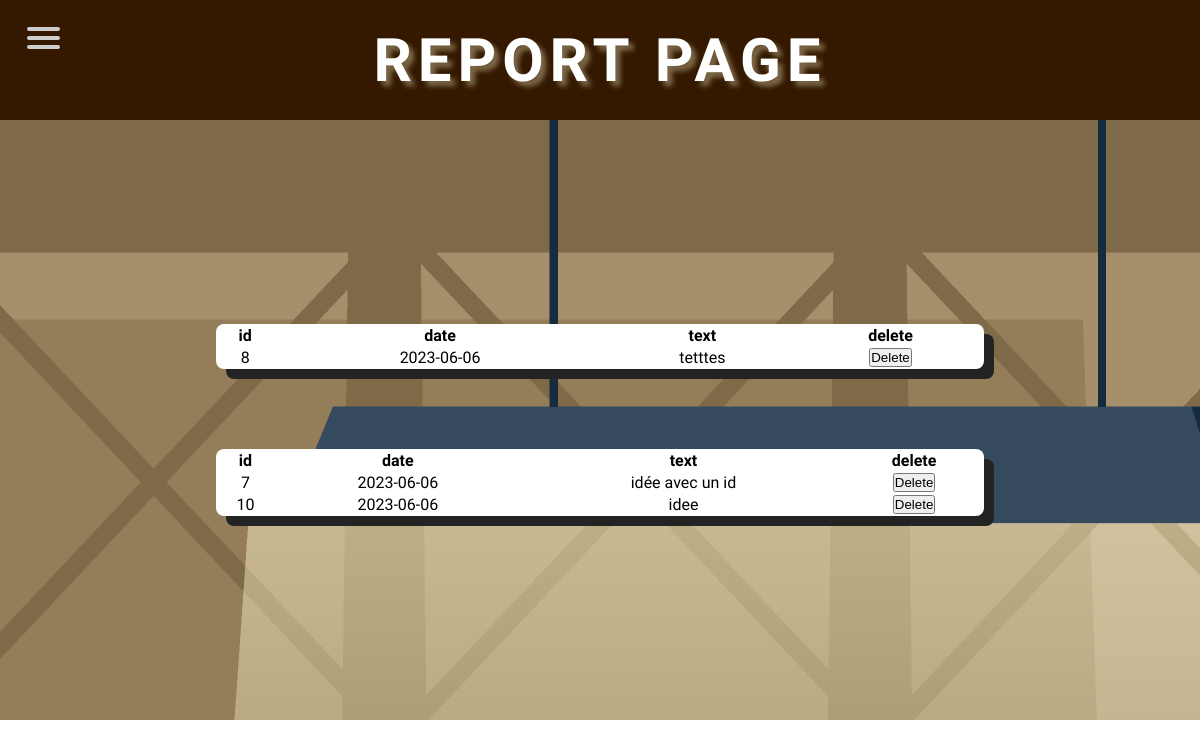
The app's page /html/report.php (signed in) with its own data.
### tables this page shows
CREATE TABLE `report` (
  `id` int(11) NOT NULL,
  `type` varchar(8) NOT NULL,
  `text` varchar(1000) NOT NULL,
  `date` varchar(10) NOT NULL
);

### html/request.php (called while the page is built, shortened)
<?php
function request($phpRequest, $isUnique, $params = NULL) {
  try {
    require("connexion.php");
    $req = $conn->prepare($phpRequest);
    if (isset($params)) {
      $req->execute($params);
    } else {
      $req->execute();
    }
    if ($isUnique)
      $resultat = $req->fetch();
    else
      $resultat = $req->fetchAll(PDO::FETCH_ASSOC);
    return $resultat;
  } catch (Exception $e) {
    die("Erreur : " . $e->getMessage());
  }
}
?>

### html/report.php (the view, shortened to what this page needs)
<?php require("request.php"); ?>
<?php
try{
    if(isset($_SESSION['authentifie'])) {
        $admin = request("SELECT * FROM acc WHERE email = ?", true, array($_SESSION['email']));
    }
}
catch (Exception $e) {
	die("Erreur : " . $e->getMessage());
}
?>
<!DOCTYPE html>
<html lang="en">
<head>
  <?php include("head.php"); ?>
  <link rel="stylesheet" href="../CSS/report.css">
</head>
<body>
    <?php include("nav.php"); ?>
    <header>
        <h1>Report Page</h1>
    </header>
    <main>
        <div class="container">
            <div class="bugBox">
                <?php
                    if($admin['admin'] == 1) {
                        $res = request("SELECT * FROM report WHERE type='bug'", false);
                        echo "<table>
                                <tr>
                                    <th>id</th>
                                    <th>date</th>
                                    <th>text</th>
                                    <th>delete</th>
                                </tr>";
                        foreach($res as $row) {
                            echo "<tr>";
                            echo "<td>$row[id]</td>";
                            echo "<td>$row[date]</td>";
                            echo "<td>$row[text]</td>";
                            echo '<td><form action="" method="post"><input type="hidden" name="id" value="' . $row["id"] . '"><input type="submit" name="delete" value="Delete"></form> </td>';
                            echo "</tr>";
                        }
                        echo "</table>";
                    }
                ?>
            </div>
            <div class="ideaBox">
                <?php
                    if($admin['admin'] == 1) {
                        $res = request("SELECT * FROM report WHERE type='idea'", false);
                        echo "<table>
                                <tr>
                                    <th>id</th>
                                    <th>date</th>
                                    <th>text</th>
                                    <th>delete</th>
                                </tr>";
                        foreach($res as $row) {
                            echo "<tr>";
                            echo "<td>$row[id]</td>";
                            echo "<td>$row[date]</td>";
                            echo "<td>$row[text]</td>";
                            echo '<td><form action="" method="post"><input type="hidden" name="id" value="' . $row["id"] . '"><input type="submit" name="delete" value="Delete"></form> </td>';
                            echo "</tr>";
                        }
                        echo "</table>";
                    }
                ?>
            </div>
        </div>
    </main>
</body>
</html>

### CSS/report.css (style rules this page uses)
* { padding: 0px; margin: 0px; }
header { background-color: #341900; color: white; display: flex; align-items: center; justify-content: center; height: 15vh; }
h1 { font-family: 'Londrina Sketch', cursive; text-transform: uppercase; text-align: center; font-size: 60px; letter-spacing: 0.5vw; text-shadow: 5px 5px 5px #7e6a49; animation-name:titre; animation-duration: 5s; animation-iteration-count: infinite; }
main { display: flex; align-items: center; justify-content: center; height: 75vh; background-image: url("../Images/barrel3.jpg"); }
.bugBox , .ideaBox { position: relative; display: grid; width: 80%; height: 50%; margin: 40px; border-radius: 8px; background-color: white; box-shadow: 10px 10px #232323; font-family: "Kanit", sans-serif; }
.container { display:flex; flex-direction: column; width: 80%; height:fit-content; justify-content: center; align-items: center; }
table tbody tr td { text-align: center; }

### records on screen
report: id "8", date "2023-06-06", text "tetttes"
report: id "7", date "2023-06-06", text "idée avec un id"
report: id "10", date "2023-06-06", text "idee"
